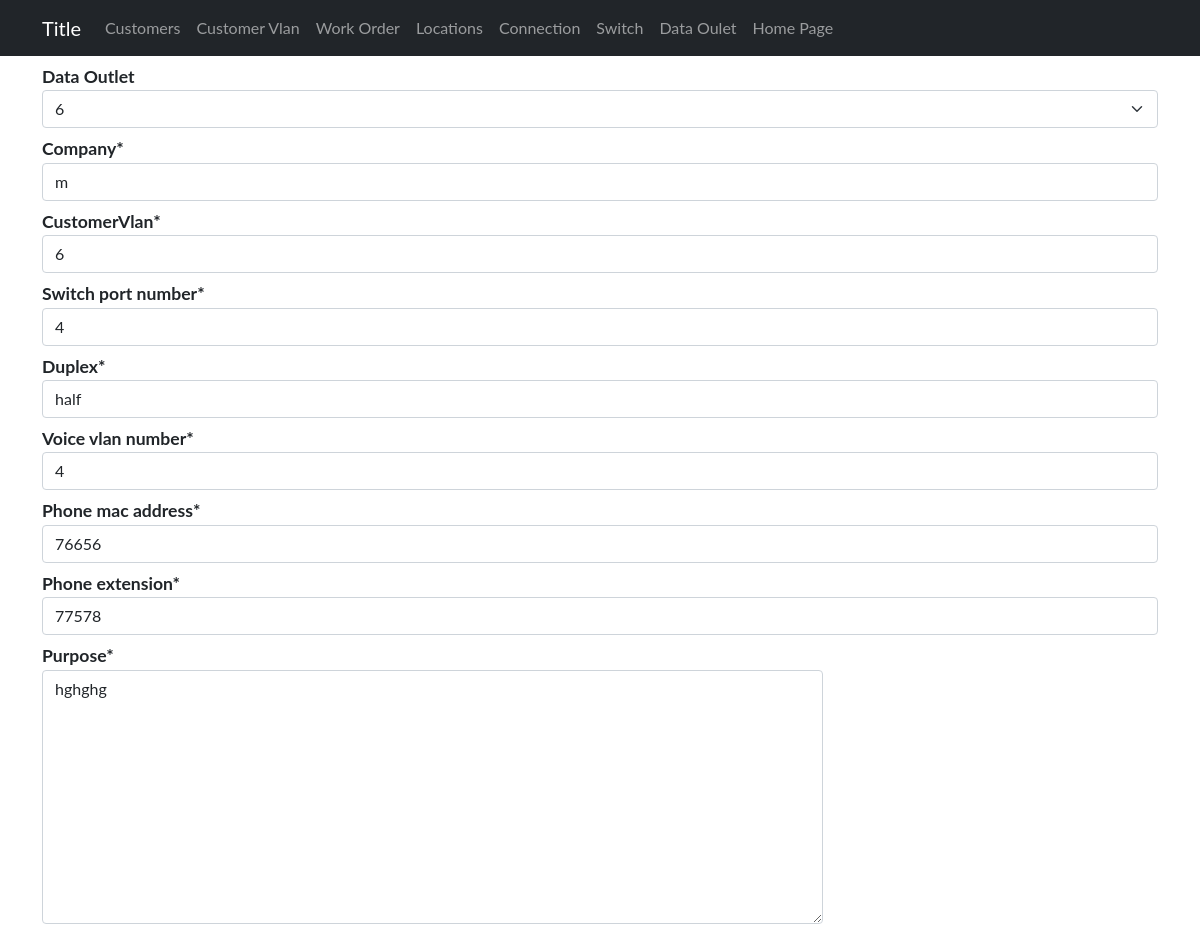
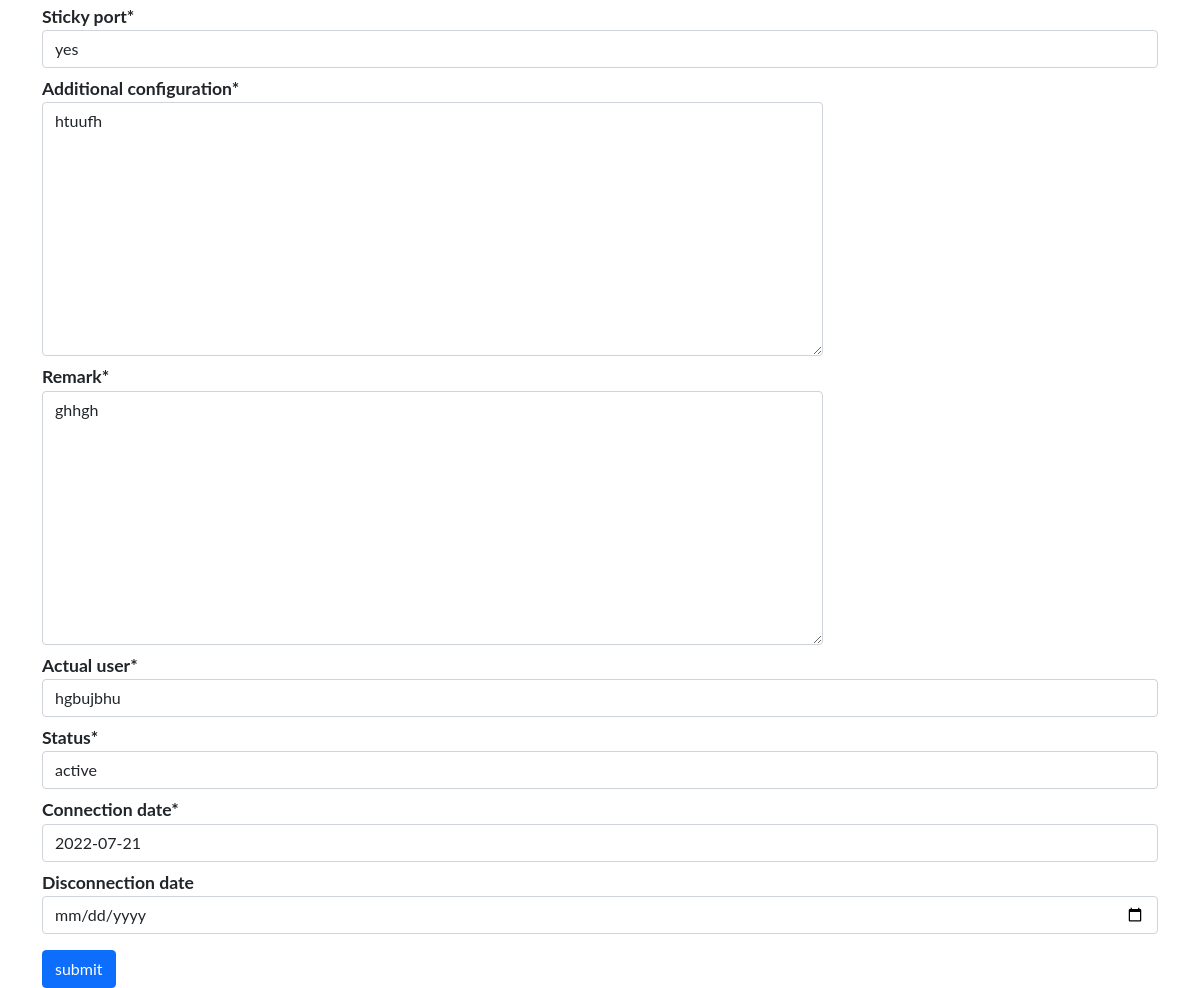
The page /devices/upd/connection/1 on the database as committed earlier (2 pictures, top to bottom).
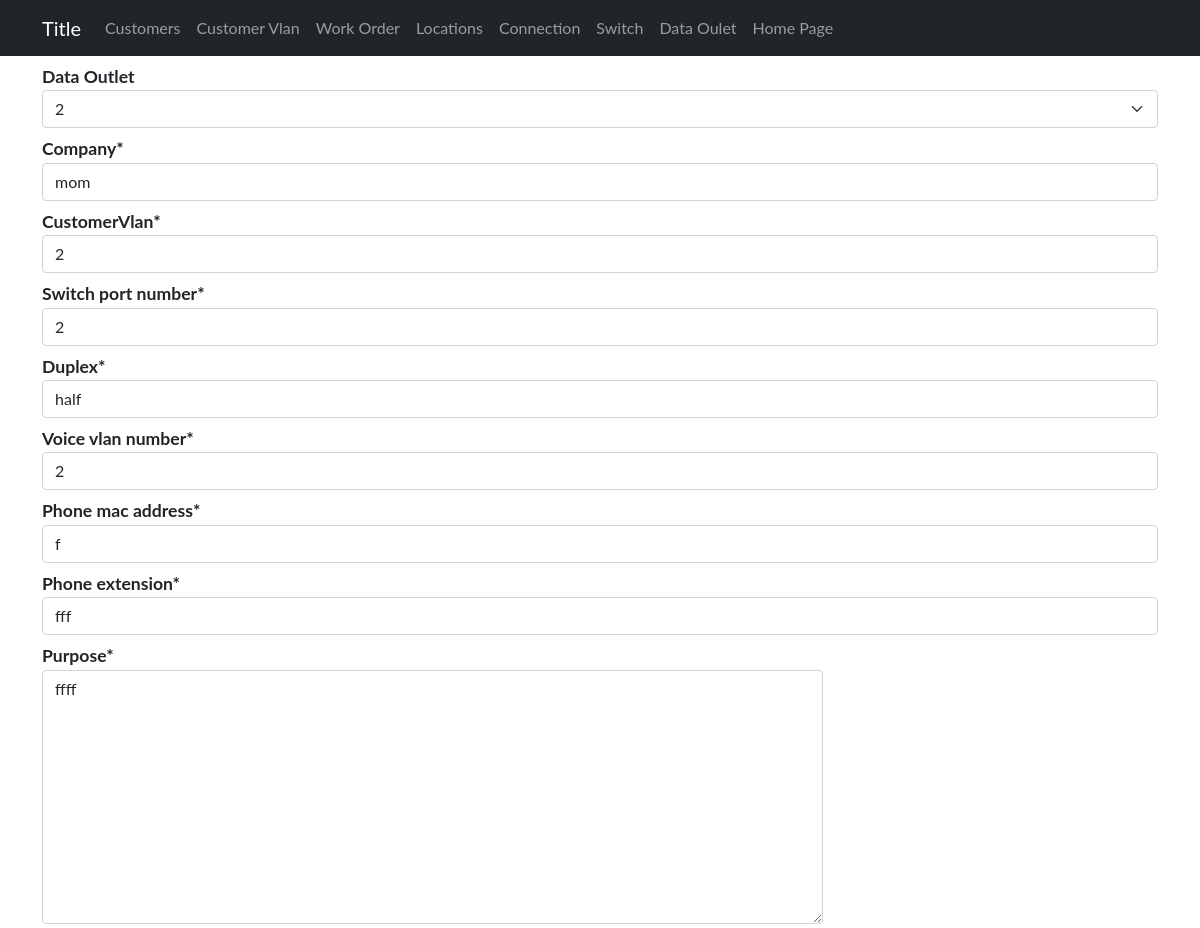
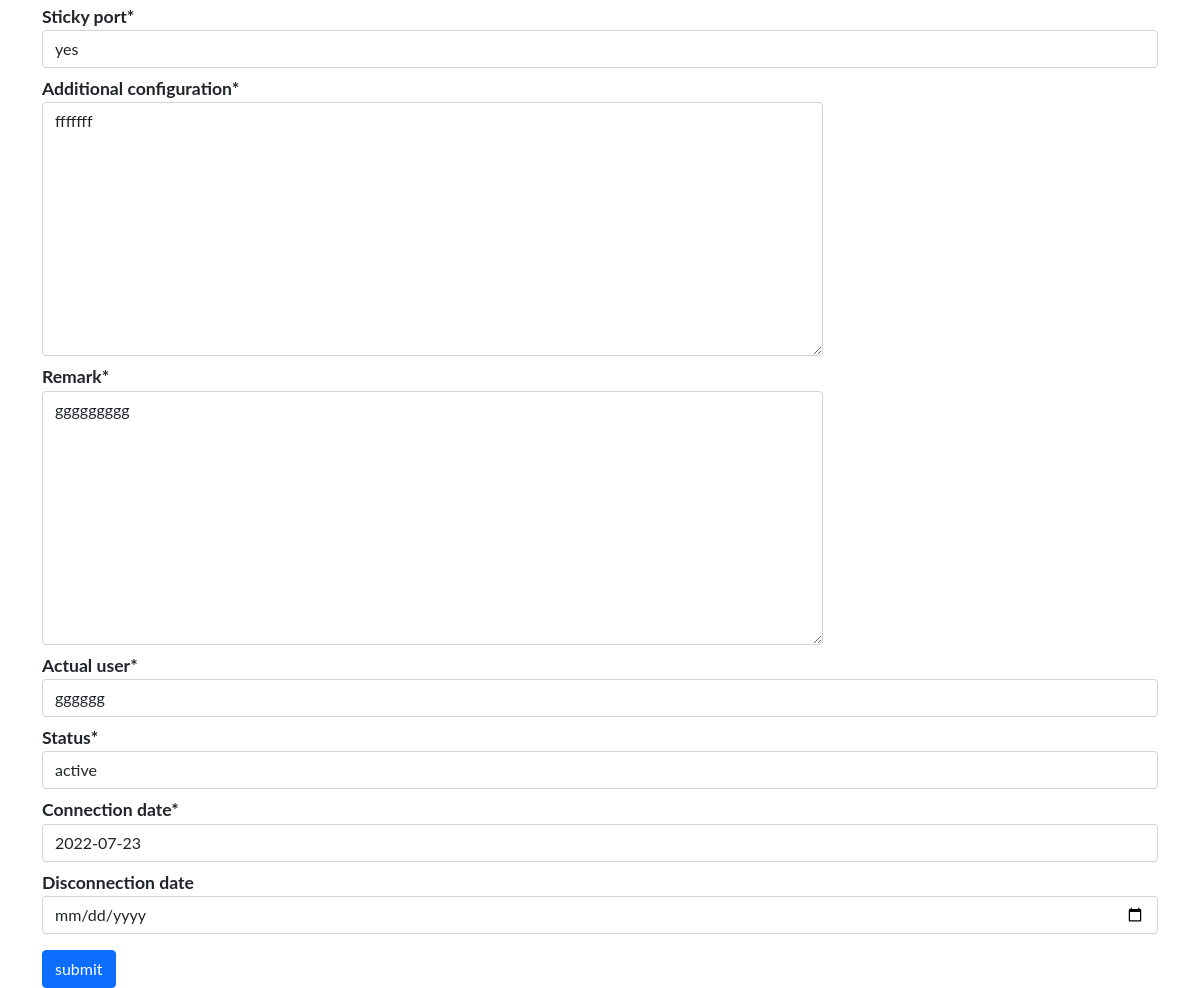
The same page on the database as committed later (2 pictures, top to bottom).
### sitadevices/models.py (models this page shows, shortened)
class Connections(models.Model):
    company = models.ForeignKey(Customer, on_delete=models.CASCADE)
    customerVlan = models.ForeignKey(CustomerVlan, on_delete=models.CASCADE)
    data_outlet = models.ForeignKey(DataOutlet, on_delete=models.CASCADE,null=True, blank=True)
    switch_port_number = models.IntegerField(default=0)
    duplex = models.CharField(choices=duplex, max_length=200)
    voice_vlan_number = models.IntegerField(default=0)
    phone_mac_address = models.CharField(max_length=200)
    phone_extension = models.CharField(max_length=200)
    purpose = models.TextField()
    sticky_port = models.CharField(choices=yesno, max_length=200)
    additional_configuration = models.TextField()
    remark = models.TextField()
    actual_user = models.CharField(max_length=200)
    status = models.CharField(choices= status, max_length=200)
    connection_date = models.DateField(default=timezone.now)
    disconnection_date = models.DateField(default=timezone.now,null=True, blank=True)

### sitadevices/views.py (the view, shortened to what this page needs)
# urls.py: path('upd/connection/<int:connection_id>', ConnectionUpd, name='connectionupd'),
def ConnectionUpd(request,connection_id):
    update = Connections.objects.get(pk=connection_id)
    form = ConnectionsForm(instance=update)
    filter = CommmunicationRoom.objects.all()
    dataoutlet = DataOutlet.objects.filter(port_status='DISABLED')
    dic = {
        'id': update,
        'form': form,
        'filter': filter,
        'dataoutlet': dataoutlet,
    }
    return render(request, 'admin/connection/updconnection.html',{'dic': dic})

### sitadevices/models.py (called while the page is built)
    def __str__(self):
        return self.company_name

    def __str__(self):
        return str(self.vlan_number)

### sitadevices/templates/admin/connection/updconnection.html (shortened to what this page needs)
{% extends 'admin/base1.html' %}
{% load crispy_forms_filters %}
{% block content %}
<form enctype="multipart/form-data" action="{%url 'device:connectionupd' dic.id.id%}"  class="" method="POST">
    <div class="container">
        <label for="exampleInputPassword1">Data Outlet</label>
        <select name="option" class="form-select" aria-label="Default select example">
            {% for f in dic.dataoutlet %}
                <option value="{{f.id}}">{{f.patch_panel}}</option>
            {% endfor %}
        </select>
        {{dic.form|crispy}}
        <button type="submit" class="btn btn-primary submit" value="submit">submit</button>
    </div>
</form>
{% endblock  %}

Rows that differ between the two databases and show on the page:
changed Connections "half": company "m" → "mom"; customerVlan "6" → "2"; switch_port_number "4" → "2"; voice_vlan_number "4" → "2"; phone_mac_address "76656" → "f"; phone_extension "77578" → "fff"; purpose "hghghg" → "ffff"; additional_configuration "htuufh" → "fffffff"; remark "ghhgh" → "ggggggggg"; actual_user "hgbujbhu" → "gggggg"; connection_date "2022-07-21" → "2022-07-23"
Other text that changed with them:
form field option: "6" → "2"
